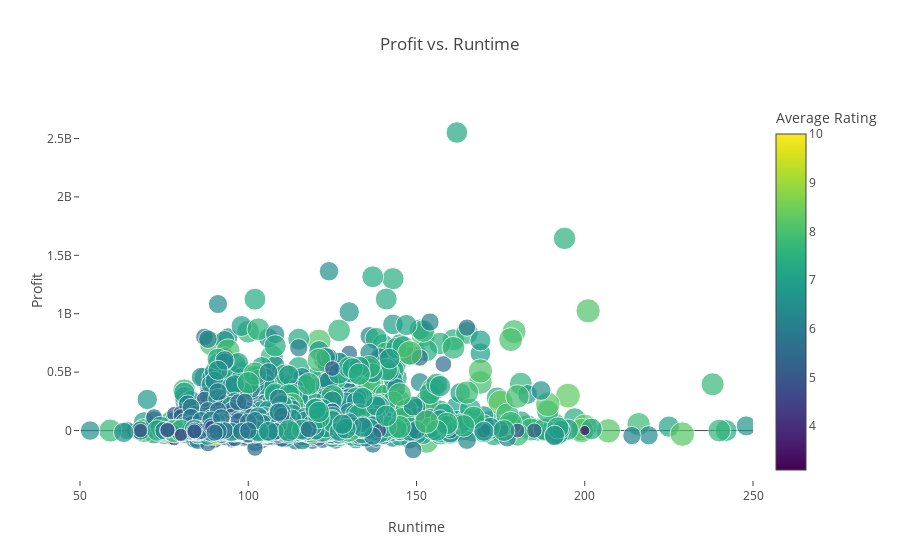

The cell this chart's notebook holds for it:
### Code cell
layout = go.Layout(
    title='Profit vs. Runtime',
    xaxis=dict(
        title='Runtime',
        gridcolor='rgb(255, 255, 255)',
        range=[50, 250],
        zerolinewidth=1,
        ticklen=5,
        gridwidth=2,
    ),
    yaxis=dict(
        title='Profit',
        gridcolor='rgb(255, 255, 255)',
        zerolinewidth=1,
        ticklen=5,
        gridwidth=2,
    )
)
data = [go.Scatter(
    x=df2.runtime.values, # Budget
    y=df2.profit.values,  # Gross
    mode='markers',
    text= df2.title.values, # Movie Titles
    marker=dict(
        size=3*(df2.vote_average),
        sizeref=1.0,
        color=df2.vote_average.values,
        colorbar=ColorBar(title='Average Rating'),
        showscale=True,
        colorscale='Viridis'
    ))]
fig = go.Figure(data=data, layout=layout)
iplot(fig)

### Figure 1 — Plotly figure (JSON) as saved in the notebook; plotly's stock layout.template omitted (floating-point values rounded to 4 significant figures; data arrays with more than 128 entries replaced by an {"elided": "..."} marker saying what was removed)
{"data": [{"marker": {"color": {"elided": "4672 float values"}, "colorbar": {"title": "Average Rating"}, "colorscale": "Viridis", "showscale": true, "size": {"elided": "4672 float values"}, "sizeref": 1}, "mode": "markers", "text": {"elided": "4672 str values"}, "type": "scatter", "x": {"elided": "4672 int values"}, "y": {"elided": "4672 int values"}}], "layout": {"title": "Profit vs. Runtime", "xaxis": {"gridcolor": "rgb(255, 255, 255)", "gridwidth": 2, "range": [50, 250], "ticklen": 5, "title": "Runtime", "zerolinewidth": 1}, "yaxis": {"gridcolor": "rgb(255, 255, 255)", "gridwidth": 2, "ticklen": 5, "title": "Profit", "zerolinewidth": 1}}}
